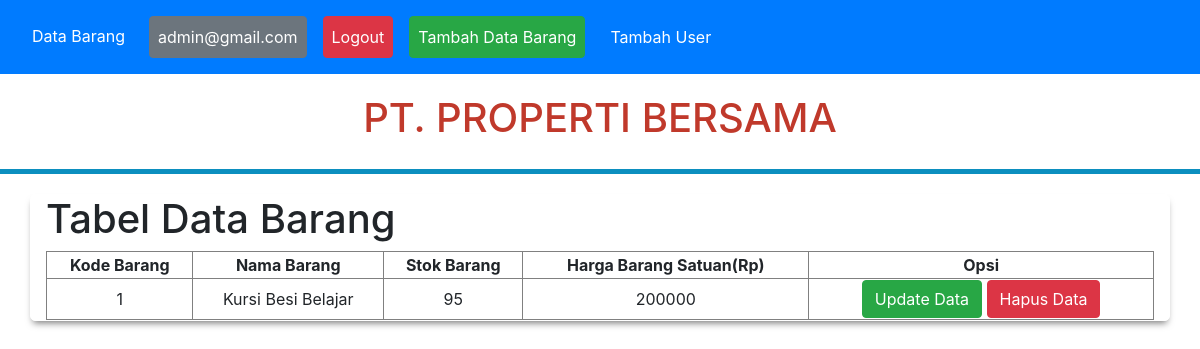
The app's page /index.php (signed in) with its own data.
### tables this page shows
CREATE TABLE `gudang` (
  `kodebarang` int(100) NOT NULL,
  `namabarang` varchar(100) NOT NULL,
  `stokbarang` int(100) NOT NULL,
  `hargabarangsatuan` int(100) NOT NULL
);

### index.php (the view, shortened to what this page needs)
<!DOCTYPE html>
<html lang="en">
<head>
    <link rel="stylesheet" href="bootstrap.min.css">
	<link rel="stylesheet" href="style.css">
</head>
<body>
	<?php
    include 'koneksi.php';
    $data = mysqli_query($koneksi, "SELECT * FROM gudang") or die(mysqli_error($koneksi));
    ?>
    <nav class="navbar navbar-expand-lg navbar-dark bg-primary">
        <div class="collapse navbar-collapse" id="navbarNavDropdown">
            <ul class="navbar-nav">
                <li class="nav-link active">
                    <a class="nav-link" href="index.php">Data Barang <span class="sr-only">(current)</span></a>
                </li>
                <?php
                if (empty($_SESSION['email'])) { ?>
                    <li class="nav-link">
                        <a class="nav-link" href="login">Login</a>
                    </li>
                <?php } else { ?>
					<li class="nav-link text-center">
                        <a class="nav-link btn btn-secondary text-white" href="#"><?php echo $_SESSION['email'] ?></a>
                    </li>
                    <li class="nav-link">
                        <a class="nav-link btn btn-danger text-white" href="logout.php">Logout</a>
                    </li>
					<li class="nav-link">
                        <a class="nav-link btn btn-success text-white" href="tambahbarang.php">Tambah Data Barang</a>
                    </li>
					<li class="nav-link">
						<a class="nav-link btn btn-primary text-white" href="tambahuser.php">Tambah User</a>
					</li>
                <?php } ?>
            </ul>
        </div>
    </nav>
	<header>
		<div class="header_content">
			<h1>PT. Properti Bersama</h1>
		</div>
	</header>
	<div class="container">
        <h1>Tabel Data Barang</h1>
        <table border="1" class="text-center">
            <thead>
                <th>Kode Barang</th>
                <th>Nama Barang</th>
                <th>Stok Barang</th>
                <th>Harga Barang Satuan(Rp)</th>
				<th>Opsi</th>
            </thead>
            <tbody>
            <?php foreach($data as $baris): ?>
            <tr>
                <td><?php echo $baris['kodebarang'] ?></td>
                <td><?php echo $baris['namabarang'] ?></td>
                <td><?php echo $baris['stokbarang'] ?></td>
				<td><?php echo $baris['hargabarangsatuan'] ?></td>
			<?php if (empty($_SESSION['email'])) { ?>
					<td>
						<a><font color="red">Muncul setelah Login.</font></a>
					</td>
				<?php } else { ?>
					<td>
						<a href="update.php?kodebarang=<?php echo $baris['kodebarang'] ?>" class="btn btn-success">Update Data</a>
						<a href="hapus.php?kodebarang=<?php echo $baris['kodebarang'] ?>" class="btn btn-danger">Hapus Data</a>
					</td>
                <?php } ?>
				</tr>
				<?php endforeach; ?>
			</tbody>
		</table>
    </div>
</body>
</html>

### style.css (style rules this page uses)
.container { width: 1200px; margin: 20px auto; border:1px solid #fff; background: #fff; border-radius: 5px; overflow: hidden; -webkit-box-shadow: 0px 5px 7px -3px rgba(122,122,122,1); -moz-box-shadow: 0px 5px 7px -3px rgba(122,122,122,1); box-shadow: 0px 5px 7px -3px rgba(122,122,122,1); }
header { height: 100px; background: cover; border-bottom: 5px solid #0C8FBF; }
header .header_content { padding: 10px; text-align: center; padding-top: 20px; text-transform: uppercase; color:#c0392b; }
table { width: 100%; border-collapse: collapse; }

### records on screen
gudang: kodebarang "1", namabarang "Kursi Besi Belajar", stokbarang "95", hargabarangsatuan "200000"

### other values on screen
$_SESSION['email'] "admin@gmail.com"
